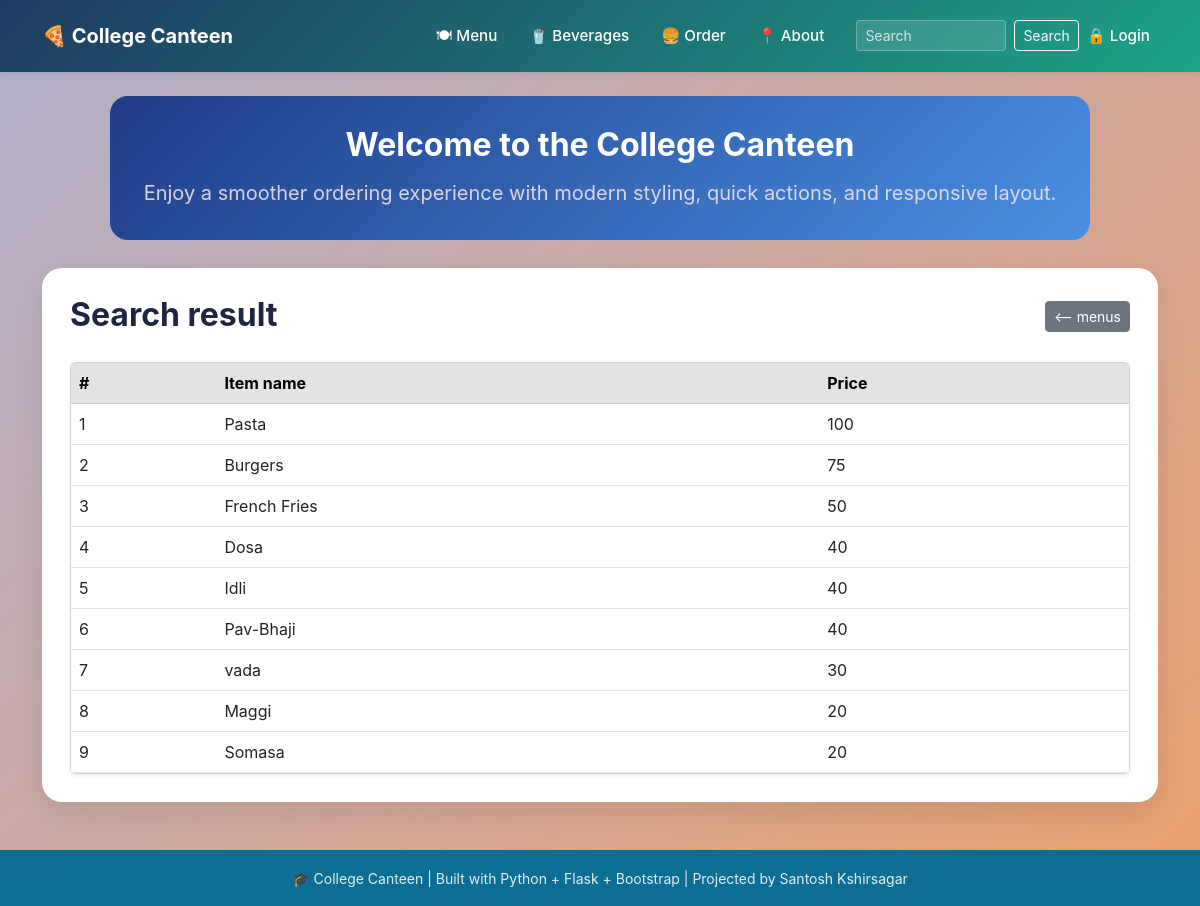
Before: /search with the older database file.
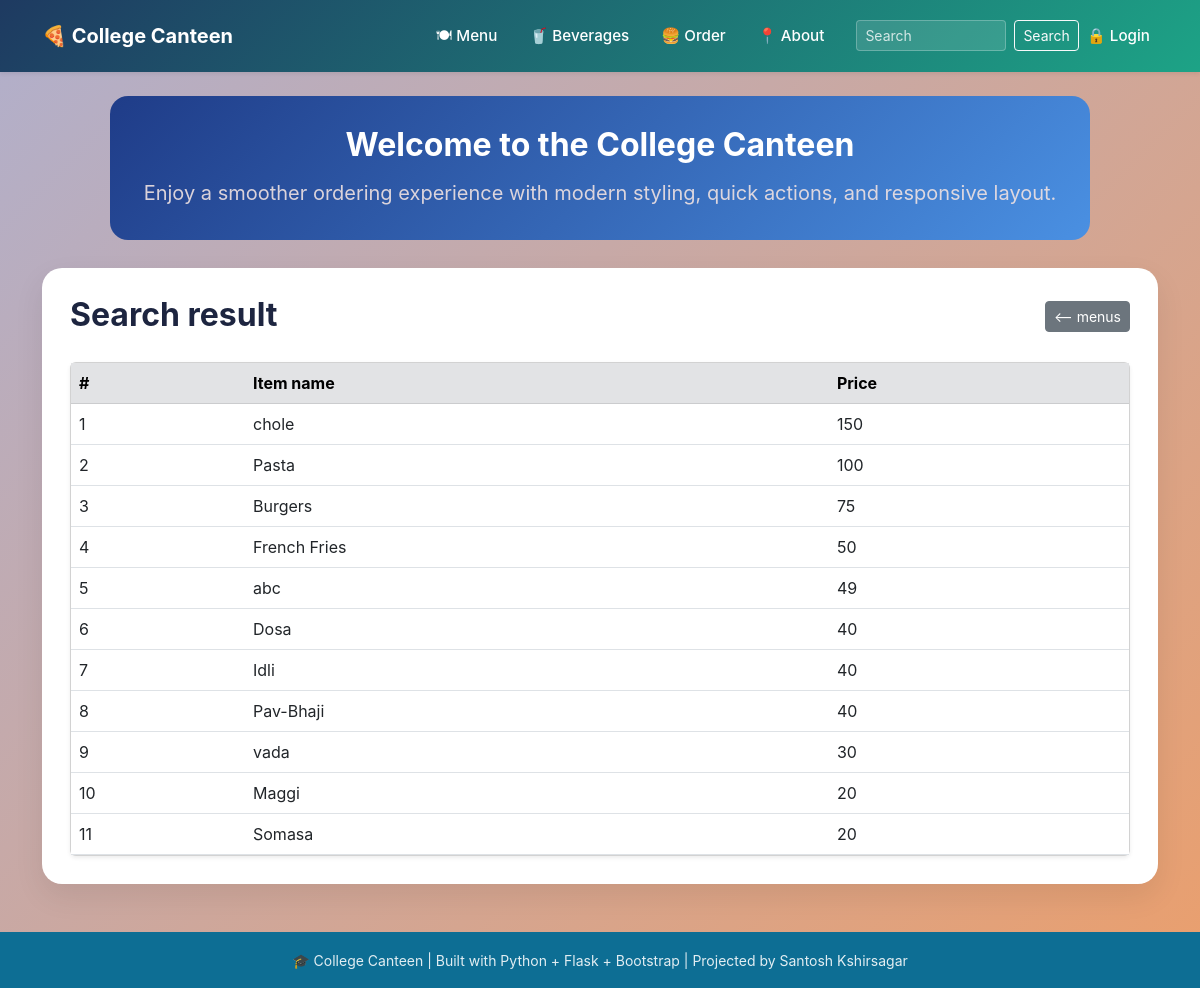
After: the same page with the newer database file.
### tables this page shows
CREATE TABLE menus
                 (id INTEGER PRIMARY KEY AUTOINCREMENT,
                 name TEXT NOT NULL,
                 price INTEGER NOT NULL, photo TEXT DEFAULT 'default.png');

### app.py (the view)
@app.route("/search")
def search():
    q=request.args.get('q','')
    conn = get_db_menus()
    if q:
        menu = conn.execute('''SELECT * FROM menus WHERE
                                name LIKE ?
                                OR price LIKE ?''',
                                (f'%{q}%', f'%{q}%')).fetchall()
    else:
        menu = conn.execute('SELECT * FROM menus ORDER BY price DESC').fetchall()
    conn.close()
    return render_template("search.html", menus=menu, query=q)

### database.py (called while the page is built)
def get_db():
    conn = sqlite3.connect(DB_PATH)
    conn.row_factory = sqlite3.Row
    return conn

### templates/search.html (shortened to what this page needs)
{% extends "base.html" %}
{% block content %}
<div class="d-flex justify-content-between align-items-center mb-4">
  <h2 class="fw-bold mb-1">Search result</h2>
  <a href="{{url_for('menu')}}" class="btn btn-secondary btn-sm"><-- menus</a>
</div>
{% if menus %}
<div class="card shadow-sm">
  <div class="table-responsive">
    <table class="table table-hover mb-0">
      <thead class="table-secondary">
        <tr>
          <th>#</th>
          <th>Item name</th>
          <th>Price</th>
        </tr>
      </thead>
      <tbody>
        {% for item in menus %}
        <tr class="align-middle">
          <td>{{ loop.index }}</td>
          <td>{{ item.name }}</td>
          <td>{{ item.price }}</td>
        </tr>
        {% endfor %}
      </tbody>
    </table>
  </div>
</div>
{% else %}
<p>No results found.</p>
{% endif %}
{% endblock %}

Changed rows visible on the page:
added menus: name "chole", price "150"
added menus: name "abc", price "49"
